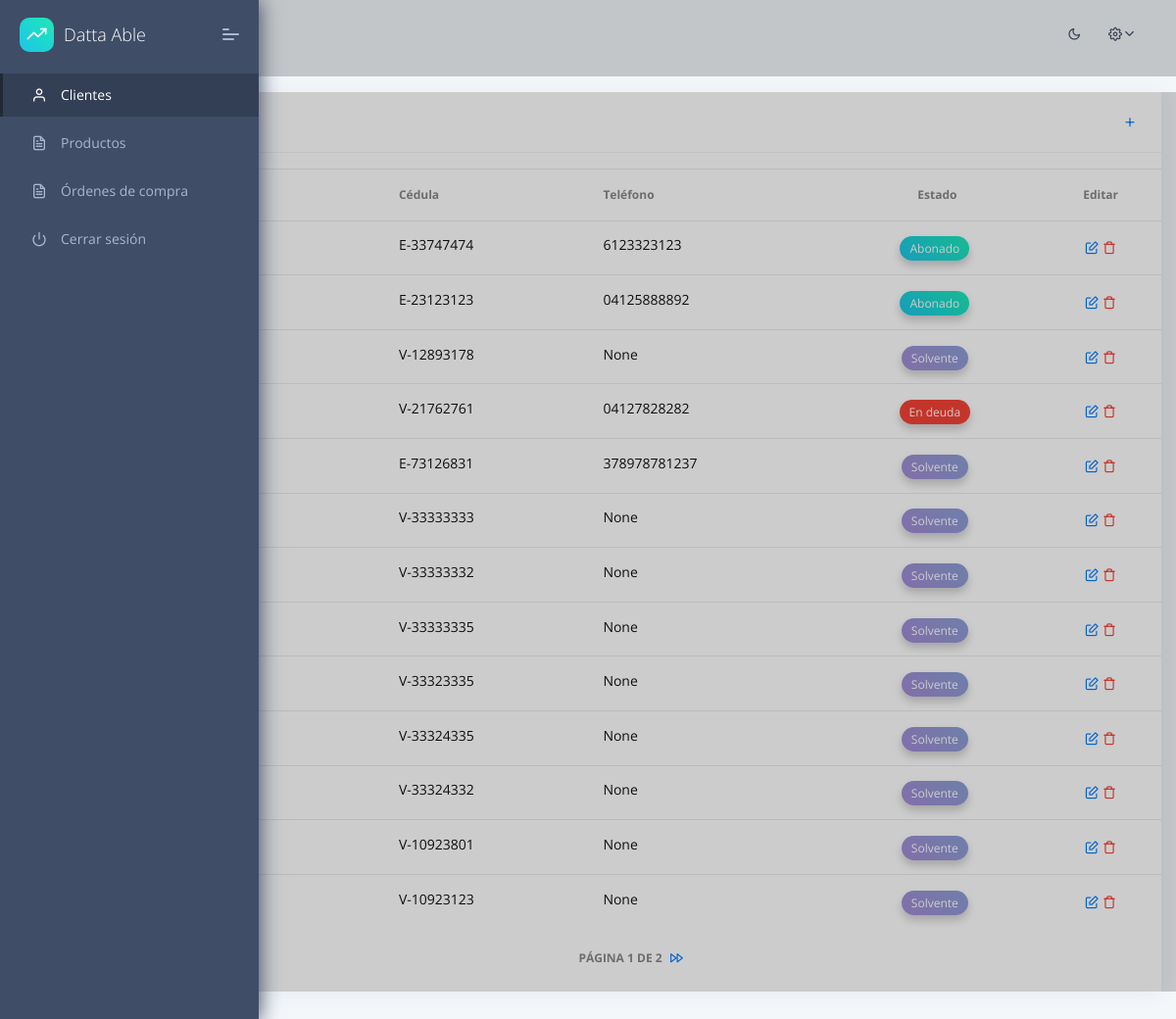
The app's page /clientes/ (signed in) with its own data.
### apps/home/models.py (models this page shows, shortened)
class Cliente(models.Model):
    CI_OPT=(
        ('V', 'V'),
        ('E', 'E'),
        ('J', 'J')
    )
    ci = models.CharField(max_length=10, validators=[MinLengthValidator(7), RegexValidator(r'^[0-9]{1,2}[.]?[0-9]{3}[.]?[0-9]{3}$')], unique=True, null=True)
    ci_tipo =  models.CharField(default='V', max_length=1, choices=CI_OPT, null=True)
    nombre = models.CharField(max_length=30, null=True)
    apellido = models.CharField(max_length=30, null=True)                   #max_length=19 ^[\+]?[(]?[0-9]{1,2}[)]?[-\s]?[0-9]{3}[-\s]?[0-9]{3}[-\s]?[0-9]{2}[-\s]?[0-9]{2}$
    telefono = models.CharField(max_length=18, validators=[RegexValidator(r'^[\+]?[(]?[0-9]{1,2}[)]?[-\s]?[0-9]{3}[-\s]?[0-9]{3}[-\s]?[0-9]{4}$')], blank=True, null=True)
    direccion = models.CharField(max_length=100, blank=True, null=True)
    email = models.EmailField(max_length=30, blank=True, null=True)
    history = HistoricalRecords()
    class Meta:
        verbose_name = ("Cliente")
        verbose_name_plural = ("Clientes")

### apps/home/views.py (the view, shortened to what this page needs)
# urls.py: path('clientes/', views.clientes, name='clientes'),
@login_required(login_url="/login/")
@permission_required('home.view_cliente', raise_exception=True)#Validar permiso
def clientes(request):
    clientes_list = Cliente.objects.all().order_by('id')#Listar a todos los clientes
    texto_busqueda = request.GET.get('texto_busqueda')#Tomar texto del buscador
    if texto_busqueda:#Si exste, filtrar
        clientes_list = clientes_list.filter(Q(nombre__icontains=texto_busqueda)|Q(apellido__icontains=texto_busqueda)|Q(telefono__icontains=texto_busqueda)|Q(ci__icontains=texto_busqueda))#Filtros
    paginator = Paginator(clientes_list, per_page=13, orphans=2)#Iniciar el paginador
    page_number = request.GET.get('page')#Obtener el numero de página
    clientes = paginator.get_page(page_number)#Devolver la lista de objetos paginada
    table = 'home/table-segments/clientes.html'
    context = {'items':clientes, 'segment':'clientes', 'title':'Clientes', 'table': table}#Diccionario de objetos que se pasarán a la platilla
    return render(request, 'home/tables.html', context)#Renderizar la plantilla normalmente con los datos del diccionario

### apps/context_processors.py (called while the page is built)
def cfg_assets_root(request):
    return { 'ASSETS_ROOT' : settings.ASSETS_ROOT }

### apps/home/models.py (called while the page is built)
    @property
    def estado(self):
        abono = self.abono or 0
        deuda = self.deuda or 0
        credit = abono - deuda
        sta = '+' if credit > 0 else ('' if credit < 0 else 0)
        if credit == 0:
            return 'Solvente'
        else:
            return f'{sta}{round(credit, 2)}'

### apps/templates/home/tables.html (shortened to what this page needs)
{% extends "layouts/base.html" %}
{% block content %}
<section class="pcoded-main-container">
  <div class="pcoded-wrapper">
    <div class="col mt-3">
      <div class="card Recent-Users">
        <div class="d-flex justify-content-between card-header">
          <h5>{{ title }}</h5>
          <a href="crear">
            <i class="feather icon-plus"></i>
          </a>
        </div>
        <div class="card-block px-0 py-3">
          <div class="table-responsive" id="contenedor-tabla">
            {% include table %}
          </div>
          <div id="contenedor-paginador">
            {% include 'includes/paginator.html' %}
          </div>
        </div>
      </div>
    </div>
  </div>
</section>
{% endblock content %}

### apps/templates/layouts/base.html (shortened to what this page needs)
<!DOCTYPE html>
<html lang="es">
<head>
    <link rel="stylesheet" href="{{ ASSETS_ROOT }}/plugins/animation/css/animate.min.css">
    <link rel="stylesheet" href="{{ ASSETS_ROOT }}/css/style.css">
    <link rel="stylesheet" href="{{ ASSETS_ROOT }}/css/dark.css">
</head>
<body>
    {% include 'includes/sidebar.html' %}
    {% include 'includes/navigation.html' %}
    {% block content %}
    {% endblock content %}
</body>
</html>

### apps/templates/includes/sidebar.html
<nav class="pcoded-navbar">
	<div class="navbar-wrapper">
		<div class="navbar-brand header-logo">
			<a href="/" class="b-brand">
				<div class="b-bg">
					<i class="feather icon-trending-up"></i>
				</div>
				<span class="b-title">Datta Able</span>
			</a>
			<a class="mobile-menu" id="mobile-collapse" href="javascript:"><span></span></a>
		</div>
		<div class="navbar-content scroll-div">
			<ul class="nav pcoded-inner-navbar">
				<li class="nav-item {% if 'clientes' in segment %} active {% endif %}">
					<a href="{% url 'clientes' %}" class="nav-link">
						<span class="pcoded-micon"><i class="feather icon-user"></i></span>
						<span class="pcoded-mtext">Clientes</span>
					</a>
				</li>
				<li class="nav-item {% if 'productos' in segment %} active {% endif %}">
					<a href="{% url 'productos' %}" class="nav-link ">
						<span class="pcoded-micon"><i class="feather icon-file-text"></i></span>
						<span class="pcoded-mtext">Productos</span>
					</a>
				</li>
				<li class="nav-item {% if 'ordenes' in segment %} active {% endif %}">
					<a href="{% url 'ordenes' %}" class="nav-link ">
						<span class="pcoded-micon"><i class="feather icon-file-text"></i></span>
						<span class="pcoded-mtext">Órdenes de compra</span>
					</a>
				</li>
				<li class="nav-item">
					<a href="{% url 'logout' %}" class="nav-link">
						<span class="pcoded-micon"><i class="feather icon-power"></i></span>
						<span class="pcoded-mtext">Cerrar sesión</span>
					</a>
				</li>
			</ul>
		</div>
	</div>
</nav>

### apps/templates/includes/navigation.html (shortened to what this page needs)
<header class="navbar pcoded-header navbar-expand-lg navbar-light">
	<div class="collapse navbar-collapse">
		<ul class="navbar-nav mr-auto">
			<li>
				<a href="javascript:" class="full-screen" onclick="javascript:toggleFullScreen()">
				</a>
			</li>
			<li class="nav-item">
				<div class="main-search">
					<div class="input-group">
						<span class="input-group-append search-btn btn btn-primary">
						</span>
					</div>
				</div>
			</li>
		</ul>
		<ul class="navbar-nav ml-auto">
			<li>
				<label>
					<i class="icon feather icon-sun" id="theme-indicator"></i>
				</label>
			</li>
			<li>
				<div class="dropdown drp-user">
					<a href="javascript:" class="dropdown-toggle" data-toggle="dropdown">
						<i class="icon feather icon-settings"></i>
					</a>
				</div>
			</li>
		</ul>
	</div>
</header>

### apps/templates/home/table-segments/clientes.html
{% if items %}
<table class="table table-hover">
    <thead class="">
        <tr class="f-12">
            <th>Cliente</th>
            <th>Cédula</th>
            <th>Teléfono</th>
            <th class="text-center">Estado</th>
            <th class="text-center no-select">Editar</th>
        </tr>
    </thead>
    <tbody>
        {% for cliente in items %}
        <tr>
            <td>
                <h6 class="mb-1">{{ cliente.nombre }} {{ cliente.apellido }}</h6>
            </td>
            <td>
                <h6 class="mb-1">{{ cliente.ci_tipo }}-{{ cliente.ci }}</h6>
            </td>
            <td>
                <h6 class="mb-1">{{ cliente.telefono }}</h6>
            </td>
            <td class="text-center no-select">
                {% if cliente.finanza.estado|slice:'1' == '+' %}
                <a class="label theme-bg text-white f-12">Abonado</a>
                {% elif cliente.finanza.estado|slice:'1' == '-' %}
                <a class="label label-danger text-white f-12">En deuda</a>
                {% else %}
                <a class="label theme-bg2 text-white f-12">Solvente</a>
                {% endif %}
            </td>
            <td class="text-center no-select">
                <a href="{% url 'cliente_editar' cliente.id %}">
                    <i class="feather icon-edit"></i>
                </a>
                {% include 'includes/modal.html' with target=cliente.id item='al Cliente' url_name='cliente_eliminar' type='danger' %}
            </td>
        </tr>
        {% endfor %}
    </tbody>
</table>
{% else %}
<h5 class="text-center">No hay resultados</h5>
{% endif %}

### apps/templates/includes/modal.html (shortened to what this page needs)
<a class="cursor-pointer" data-toggle="modal" data-target="#id-{{ target }}" title="eliminar">
  <i class="text-c-red feather icon-trash"></i>
</a>

### apps/templates/includes/paginator.html (shortened to what this page needs)
{% if items.paginator.count > 15 %}
    <div class="text-uppercase p-0 pt-1 font-weight-bold text-center" style="user-select: none;">
      <div class="d-flex justify-content-center py-0 pb-2">
        <div class="mx-2 f-12" style="line-height: 21px;">
          Página {{ items.number }} de {{ items.paginator.num_pages }}
        </div>
        <div class="mx-n1">
          {% if items.has_next %}
          <a class="paginador" title="Página final" href="?page={{ items.paginator.num_pages }}">
            <i class="ms-1 feather icon-fast-forward"></i>
          </a>
          {% endif %}
        </div>
      </div>
    </div>
{% endif %}

### apps/static/assets/css/dark.css (style rules this page uses)
#theme-indicator { cursor: pointer; }
.pcoded-header label { color: #3f4d67; }

### records on screen
Cliente: ci_tipo "E", ci "33747474", telefono "6123323123", shows "Abonado"
Cliente: ci_tipo "E", ci "23123123", telefono "04125888892", shows "Abonado"
Cliente: ci_tipo "V", ci "12893178", telefono "None", shows "Solvente"
Cliente: ci_tipo "V", ci "21762761", telefono "04127828282", shows "En deuda"
Cliente: ci_tipo "E", ci "73126831", telefono "378978781237", shows "Solvente"
Cliente: ci_tipo "V", ci "33333333", telefono "None", shows "Solvente"
Cliente: ci_tipo "V", ci "33333332", telefono "None", shows "Solvente"
Cliente: ci_tipo "V", ci "33333335", telefono "None", shows "Solvente"
Cliente: ci_tipo "V", ci "33323335", telefono "None", shows "Solvente"
Cliente: ci_tipo "V", ci "33324335", telefono "None", shows "Solvente"
Cliente: ci_tipo "V", ci "33324332", telefono "None", shows "Solvente"
Cliente: ci_tipo "V", ci "10923801", telefono "None", shows "Solvente"
Cliente: ci_tipo "V", ci "10923123", telefono "None", shows "Solvente"

### other values on screen
{{ items.number }} "1"
{{ items.paginator.num_pages }} "2"
